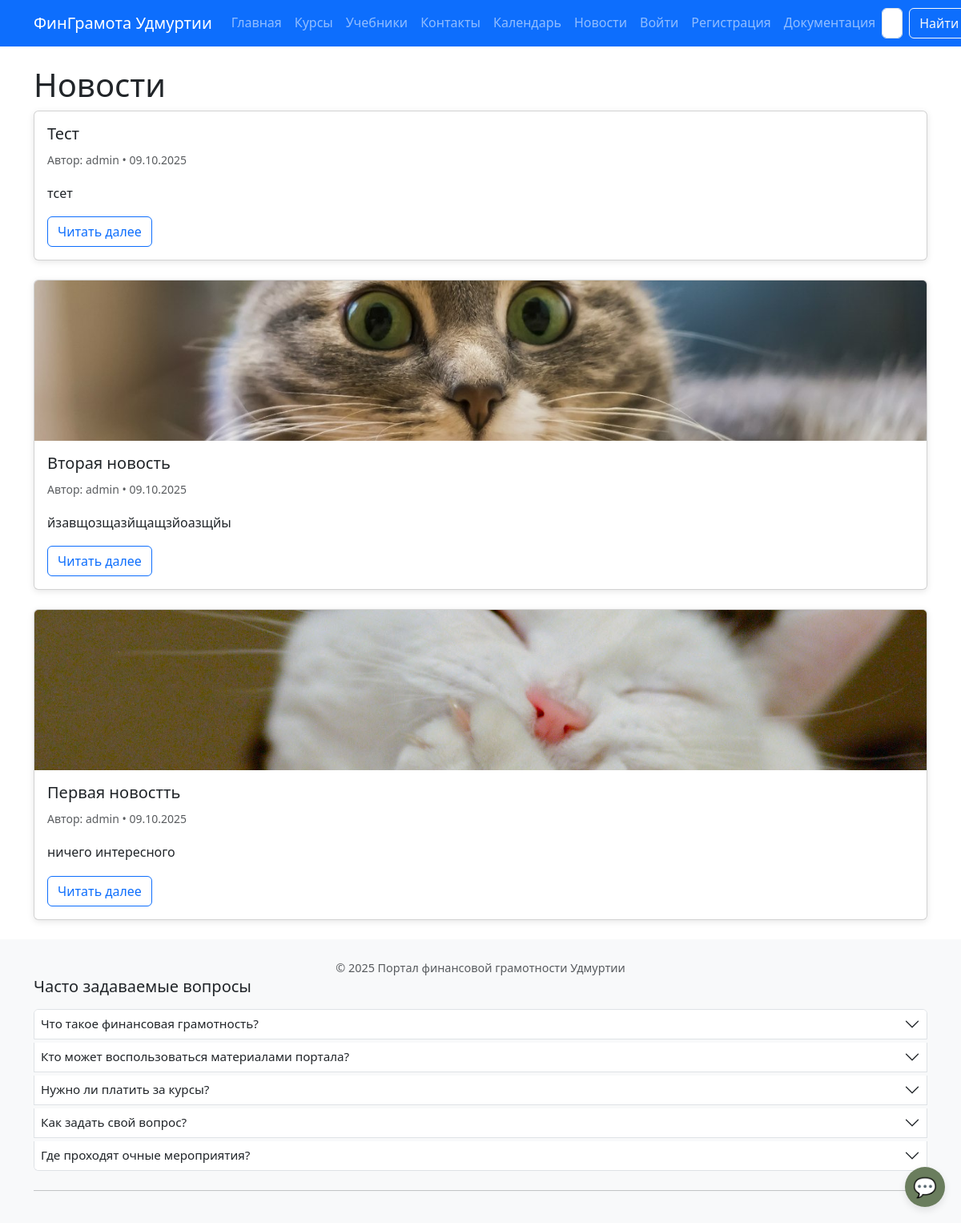
Page /news/ on the committed database.
### core/models.py (models this page shows, shortened)
class News(models.Model):
    title = models.CharField(max_length=200, verbose_name="Заголовок")
    content = models.TextField(verbose_name="Содержание")
    image = models.ImageField(
        upload_to='news_images/',
        blank=True,
        null=True,
        verbose_name="Изображение"
    )
    created_at = models.DateTimeField(auto_now_add=True, verbose_name="Дата публикации")
    author = models.ForeignKey(
        'User',
        on_delete=models.SET_NULL,
        null=True,
        limit_choices_to={'is_moderator': True},
        verbose_name="Автор"
    )
    is_published = models.BooleanField(default=True, verbose_name="Опубликовано")
    class Meta:
        verbose_name = "Новость"
        verbose_name_plural = "Новости"
        ordering = ['-created_at']

class User(AbstractUser):
    email = models.EmailField(unique=True, verbose_name="Email")
    phone = models.CharField(max_length=20, blank=True, verbose_name="Телефон")
    email_verified = models.BooleanField(default=False, verbose_name="Email подтверждён")
    is_moderator = models.BooleanField(default=False, verbose_name="Модератор")
    USERNAME_FIELD = 'email'  # Используем email для входа
    REQUIRED_FIELDS = ['username']      # Не требуем другие поля при создании через createsuperuser

### core/views.py (the view)
# urls.py: path('news/', views.news_list_view, name='news_list'),
def news_list_view(request):
    news_list = News.objects.filter(is_published=True).order_by('-created_at')
    return render(request, 'core/news_list.html', {'news_list': news_list})

### templates/core/news_list.html
{% extends 'base.html' %}
{% block content %}
<h1>Новости</h1>
<div class="row">
    {% for item in news_list %}
    <div class="col-12 mb-4">
      <div class="card">
        {% if item.image %}
          <img src="{{ item.image.url }}" class="card-img-top" style="height: 200px; object-fit: cover;" alt="{{ item.title }}">
        {% endif %}
        <div class="card-body">
          <h5 class="card-title">{{ item.title }}</h5>
          <p class="text-muted">
            <small>Автор: {{ item.author.username|default:"Администрация" }} • {{ item.created_at|date:"d.m.Y" }}</small>
          </p>
          <p>{{ item.content|truncatewords:30 }}</p>
          <a href="{% url 'core:news_detail' item.id %}" class="btn btn-outline-primary">Читать далее</a>
        </div>
      </div>
    </div>
    {% empty %}
        <p>Новостей пока нет.</p>
    {% endfor %}
</div>
{% endblock %}

### static/css/style.css (style rules this page uses)
body { font-size: 1rem; line-height: 1.6; }
.card { box-shadow: 0 2px 8px rgba(0,0,0,0.1); transition: transform 0.2s; }

### templates/base.html (style rules this page uses)
body { display: flex; flex-direction: column; min-height: 100vh; font-size: 1rem; line-height: 1.6; }
body { padding-bottom: 70px; }
@media (min-width: 577px) { body { padding-bottom: 0; } }

### rows in the picture
News: title "Тест", author.username "admin", created_at "09.10.2025", content "тсет"
News: image (picture), title "Вторая новость", author.username "admin", created_at "09.10.2025", content "йзавщозщазйщащзйоазщйы"
News: image (picture), title "Первая новостть", author.username "admin", created_at "09.10.2025", content "ничего интересного"

### other values in the picture
{{ item.question }} "Что такое финансовая грамотность?" "Кто может воспользоваться материалами портала?" "Нужно ли платить за курсы?" "Как задать свой вопрос?" "Где проходят очные мероприятия?"
